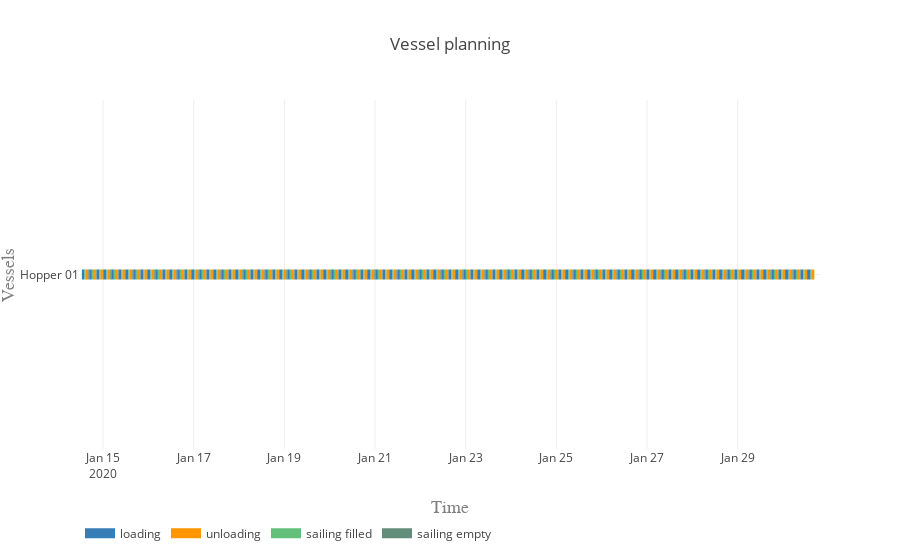

Notebook cell for this chart:
### Markdown cell above
#### Vessel planning

### Code cell
vessels = [hopper]

activities = ['loading', 'unloading', 'sailing filled', 'sailing empty']
colors = {0:'rgb(55,126,184)', 1:'rgb(255,150,0)', 2:'rgb(98, 192, 122)', 3:'rgb(98, 141, 122)'}

plot.vessel_planning(vessels, activities, colors)

### Figure 1 — Plotly figure (JSON) as saved in the notebook; plotly's stock layout.template omitted (floating-point values rounded to 4 significant figures; data arrays with more than 128 entries replaced by an {"elided": "..."} marker saying what was removed)
{"data": [{"connectgaps": false, "hoverinfo": "y+name", "line": {"color": "rgb(55,126,184)", "width": 10}, "mode": "lines", "name": "loading", "type": "scatter", "uid": "82593cc4-7a47-47bd-a50f-6ec3c486ff13", "x": {"elided": "500 str values"}, "y": {"elided": "500 str values"}}, {"connectgaps": false, "hoverinfo": "y+name", "line": {"color": "rgb(255,150,0)", "width": 10}, "mode": "lines", "name": "unloading", "type": "scatter", "uid": "75a2760b-050d-4964-9f07-51be30c88edf", "x": {"elided": "500 str values"}, "y": {"elided": "500 str values"}}, {"connectgaps": false, "hoverinfo": "y+name", "line": {"color": "rgb(98, 192, 122)", "width": 10}, "mode": "lines", "name": "sailing filled", "type": "scatter", "uid": "69dbd43b-a90d-4484-8007-a8f7a19fd2a7", "x": {"elided": "500 str values"}, "y": {"elided": "500 str values"}}, {"connectgaps": false, "hoverinfo": "y+name", "line": {"color": "rgb(98, 141, 122)", "width": 10}, "mode": "lines", "name": "sailing empty", "type": "scatter", "uid": "682ecd64-9649-44a1-a302-37e25d29cc29", "x": {"elided": "495 str values"}, "y": {"elided": "495 str values"}}], "layout": {"hovermode": "closest", "legend": {"orientation": "h", "x": 0, "y": -0.2}, "title": "Vessel planning", "xaxis": {"range": ["2020-01-14 11:46:08", "2020-01-30 19:36:03.844910"], "title": "Time", "titlefont": {"color": "#7f7f7f", "family": "Courier New, monospace", "size": 18}}, "yaxis": {"title": "Vessels", "titlefont": {"color": "#7f7f7f", "family": "Courier New, monospace", "size": 18}}}}
